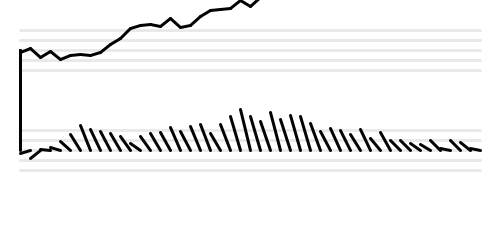
Frame 1 (no input)
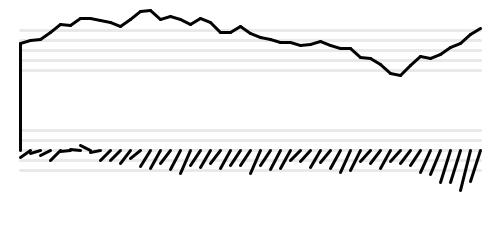
Frame 2 (the mouse pressed at the canvas centre, redrawn once)

The Processing sketch that drew these frames (run headless with seeded random() and noise(); the mouse was pressed at the canvas centre and the sketch redrawn once):

// Processing sketch: processing_117018
// ── processing_117018.pde

//Kang-Yu,Liu
//wiggly line
//20131023

void setup(){
  size(500,250);
  noLoop();
}

void draw(){
  background(255);
  strokeWeight(3);
  stroke(233);
  line(20,70,480,70);
  line(20,60,480,60);
  line(20,50,480,50);
  line(20,40,480,40);
line(20,30,480,30);

 strokeWeight(3);
  stroke(3);
  float xstep = 10;
  float ystep = 10;
  float lastx = 20;
  float lasty = 50;
  float y = 50;
  int border = 20;
   for (int x=border; x<=width-border;x+=xstep){
    ystep = random(20)-10;
    y += ystep;
    line(x,y,lastx,lasty);//(20,
    lastx = x;
    lasty = y;
  }
  
  strokeWeight(3);
  stroke(233);
  line(20,170,480,170);
  line(20,160,480,160);
  line(20,150,480,150);
  line(20,140,480,140);
line(20,130,480,130);

 strokeWeight(3);
  stroke(3);
  float x1step = 10;
  float y1step = 10;
  float lastx1 = 20;
  float lasty1 = 50;
  float y1 = 150;
  int border1 = 20;
   for (int x=border1; x<=width-border1;x+=x1step){
    y1step = random(20)-10;
    y1 += y1step;
    line(x,150,lastx1,lasty1);//(20,
    lastx1 = x;
    lasty1 = y1;
  }
  
  
  }
